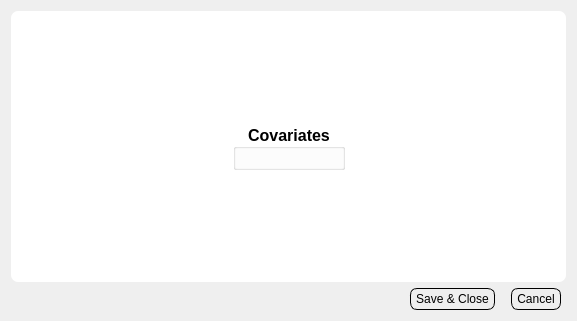
<?xml version="1.0" encoding="UTF-8"?>
<ui version="4.0">
 <class>Dialog</class>
 <widget class="QDialog" name="Dialog">
  <property name="geometry">
   <rect>
    <x>0</x>
    <y>0</y>
    <width>577</width>
    <height>321</height>
   </rect>
  </property>
  <property name="windowTitle">
   <string>Dialog</string>
  </property>
  <property name="styleSheet">
   <string notr="true">.QLabel{
	background: None;
	padding: 0px;
	margin: 0px;
}
.QComboBox {
    border: 1px solid gray;
    border-radius: 7px;
    padding: 2px;
	padding-left: 15px;
	background: #EEEEEE;
}
.QFrame, .QWidget{
	border-radius: 7;
	background: white;
}	



.QLineEdit{
	padding: 1px;
	border-style: solid;
	border: 1px solid black;
	border-radius: 8px;
	margin: 0px;
}

.QPushButton {
	color: black;
	background: #EEEEEE;
	border-width: 1px;
	border-color: black;
	border-style: solid;
	border-radius: 7;
	margin-top: 0px;
	maring-bottom: 0px;
	margin-left: 5px;
	margin-right:5px;	
	padding-left: 5px;
	padding-right: 5px;
	padding-top: 3px;
	padding-bottom: 3px;
}
</string>
  </property>
  <layout class="QVBoxLayout" name="verticalLayout_8">
   <item>
    <layout class="QVBoxLayout" name="verticalLayout_7">
     <item>
      <widget class="QFrame" name="frame">
       <property name="frameShape">
        <enum>QFrame::StyledPanel</enum>
       </property>
       <property name="frameShadow">
        <enum>QFrame::Raised</enum>
       </property>
       <layout class="QVBoxLayout" name="verticalLayout_4">
        <item>
         <layout class="QVBoxLayout" name="verticalLayout_5">
          <item>
           <spacer name="verticalSpacer_3">
            <property name="orientation">
             <enum>Qt::Vertical</enum>
            </property>
            <property name="sizeHint" stdset="0">
             <size>
              <width>20</width>
              <height>40</height>
             </size>
            </property>
           </spacer>
          </item>
          <item>
           <layout class="QHBoxLayout" name="horizontalLayout_2">
            <item>
             <spacer name="horizontalSpacer_3">
              <property name="orientation">
               <enum>Qt::Horizontal</enum>
              </property>
              <property name="sizeHint" stdset="0">
               <size>
                <width>40</width>
                <height>20</height>
               </size>
              </property>
             </spacer>
            </item>
            <item>
             <widget class="QGroupBox" name="groupBox_2">
              <property name="sizePolicy">
               <sizepolicy hsizetype="Fixed" vsizetype="Fixed">
                <horstretch>0</horstretch>
                <verstretch>0</verstretch>
               </sizepolicy>
              </property>
              <property name="font">
               <font>
                <pointsize>12</pointsize>
                <weight>75</weight>
                <bold>true</bold>
               </font>
              </property>
              <property name="title">
               <string>Covariates</string>
              </property>
              <property name="alignment">
               <set>Qt::AlignCenter</set>
              </property>
              <layout class="QVBoxLayout" name="verticalLayout_6"/>
             </widget>
            </item>
            <item>
             <spacer name="horizontalSpacer_4">
              <property name="orientation">
               <enum>Qt::Horizontal</enum>
              </property>
              <property name="sizeHint" stdset="0">
               <size>
                <width>40</width>
                <height>20</height>
               </size>
              </property>
             </spacer>
            </item>
           </layout>
          </item>
          <item>
           <spacer name="verticalSpacer_4">
            <property name="orientation">
             <enum>Qt::Vertical</enum>
            </property>
            <property name="sizeHint" stdset="0">
             <size>
              <width>20</width>
              <height>40</height>
             </size>
            </property>
           </spacer>
          </item>
         </layout>
        </item>
       </layout>
      </widget>
     </item>
     <item>
      <layout class="QHBoxLayout" name="horizontalLayout_7">
       <item>
        <spacer name="horizontalSpacer_6">
         <property name="orientation">
          <enum>Qt::Horizontal</enum>
         </property>
         <property name="sizeHint" stdset="0">
          <size>
           <width>40</width>
           <height>20</height>
          </size>
         </property>
        </spacer>
       </item>
       <item>
        <widget class="QPushButton" name="btnSaveClose">
         <property name="text">
          <string>Save &amp;&amp; Close</string>
         </property>
        </widget>
       </item>
       <item>
        <widget class="QPushButton" name="btnCancel">
         <property name="text">
          <string>Cancel</string>
         </property>
        </widget>
       </item>
      </layout>
     </item>
    </layout>
   </item>
  </layout>
 </widget>
 <resources/>
 <connections/>
</ui>
